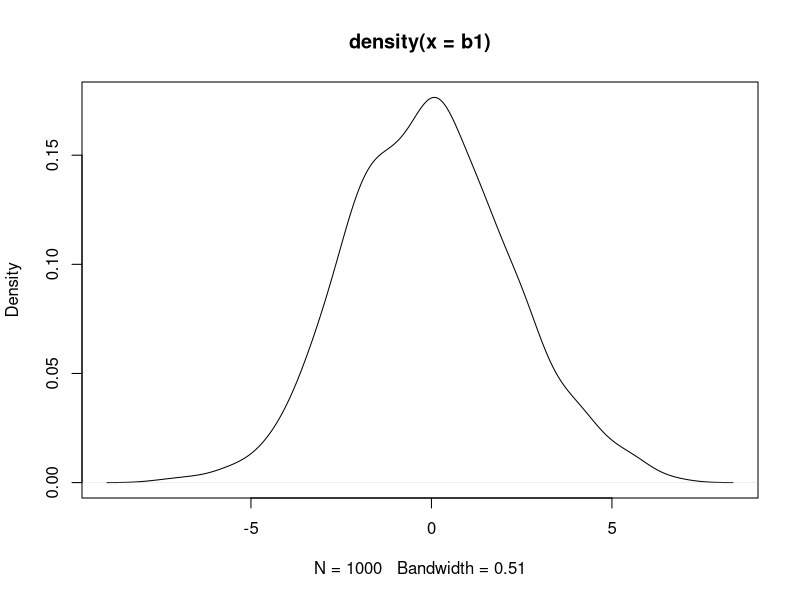
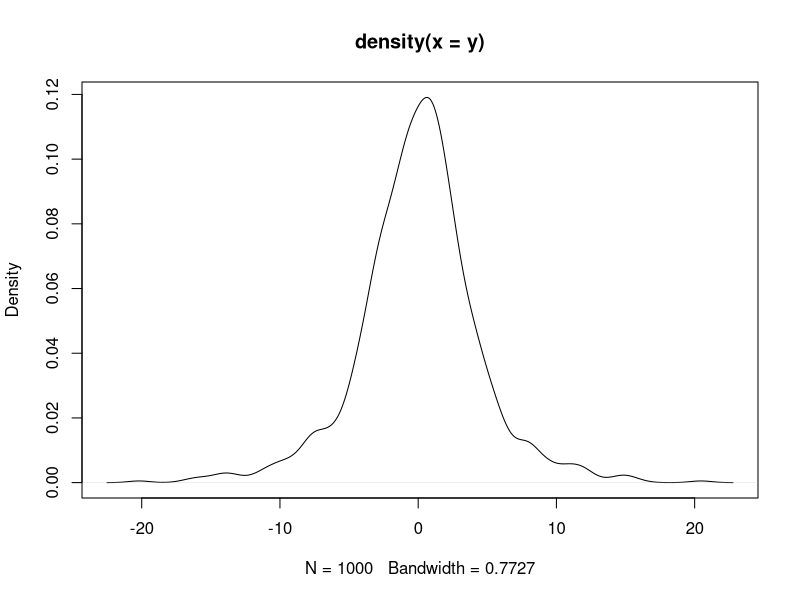
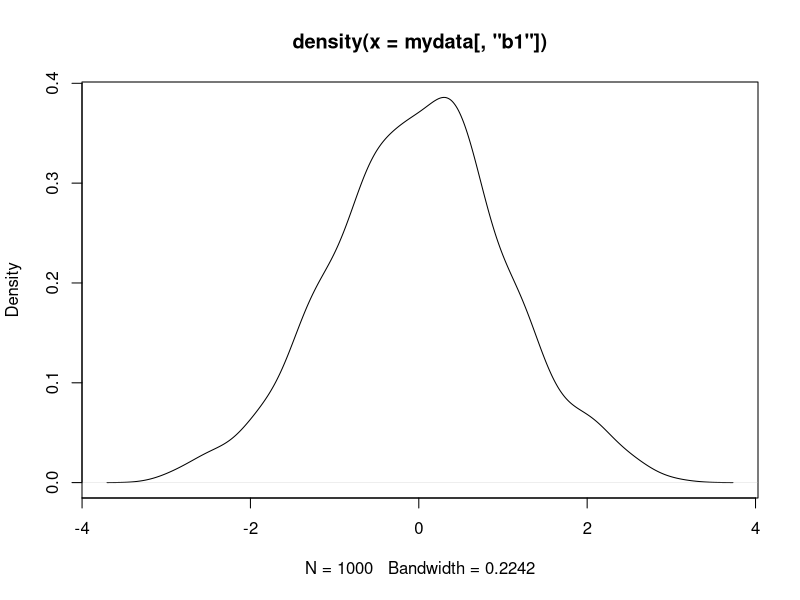

Here is the R script that generated these plots, in order:
require(mvtnorm) # for rmvnorm() 
require(Matrix)  # for diagonal matrix

# create the data
n <- 1000
sds <- c(1,2,3,5,2,1)
means <- c(rep(0,length(sds)))
cov.matrix <- as.matrix(Diagonal(length(sds),sds))
mydata <- rmvnorm(n,means,cov.matrix)

# label the data
colnames(mydata) <- c("alpha","x1","x2","b1","b2","error")
mydata <- data.frame(mydata)
attach(mydata)

# show b1
summary(b1)
plot(density(b1))

# create and show y
y <- alpha + b1*x1 + b2*x2 + error
summary(y)
plot(density(y))



# now use correlation matrix instead

cor_to_cov <- function (sds,cor.matrix) {
	diag.matrix <- Diagonal(length(sds),sds)
	return(as.matrix(diag.matrix %*% cor.matrix %*% diag.matrix))
}

n <- 1000
cor.matrix <- matrix(c( 1, 0.1, 0.1,
					  0.1,   1, 0.1,
					   0.1,  0.1,  1),3)
sds <- c(1,2,1)
means <- c(rep(0,length(sds)))
mydata <- rmvnorm(n,means,cor_to_cov(sds,cor.matrix))
colnames(mydata) <- c("alpha","x1","b1")
summary(mydata[,"b1"])
plot(density(mydata[,"b1"]))


